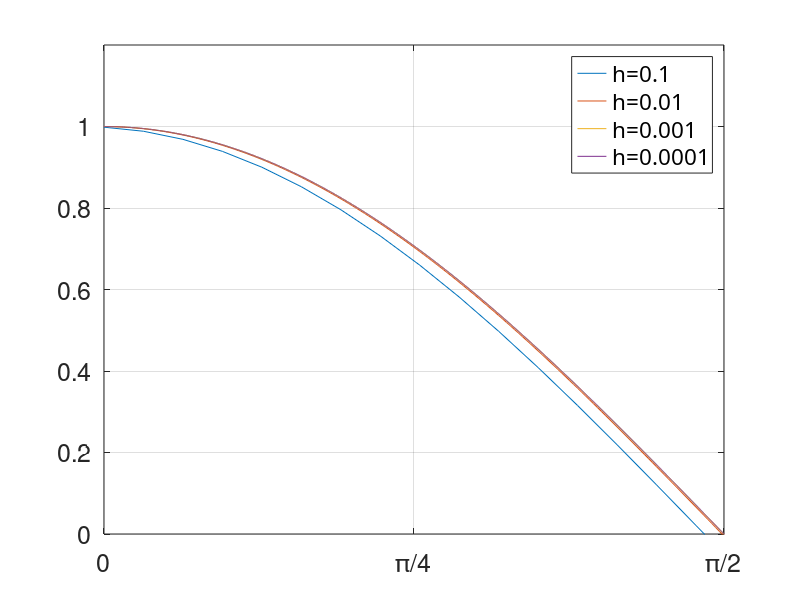

Write MATLAB code to recreate this figure.
clc;
clear;
g=colormap(lines);
hold on;
for i=1:4
    x=0:power(10,-i):pi;
    y=sin(x);
    m=diff(y)./diff(x);
    plot(x(1:end-1),m,'Color',g(i,:));
end
hold off;
grid on;
set(gca,'XLim',[0 pi/2]);
set(gca,'YLim',[0 1.2]);
set(gca,'FontSize',18);
% set(gca,'FontName','symbol');
set(gca,'XTick',0:pi/4:pi/2);
set(gca,'XTickLabel',{'0','\pi/4','\pi/2'});
h=legend('h=0.1','h=0.01','h=0.001','h=0.0001');
set(h,'FontName','Time New Roman');
box on;